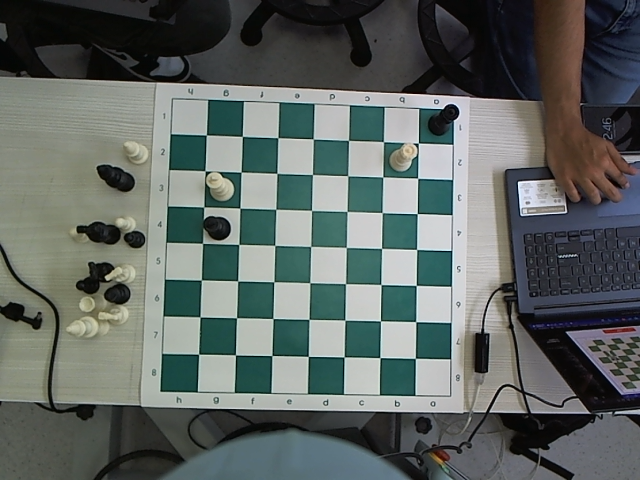
#> input picture Toma_data_set/tablero_ajedrez.png, 640 x 480 px; its folder holds only this picture in this run
$ python -i toma_data_set.py   (imports and definitions only)
#> lines starting #> are read from the running program, lines starting #| are printed output that depends on the picture; after the words box and inside, x2 and y2 are one past the last pixel; in counts of white or black regions, pixels touching at a corner belong together
#pathing con recorte para dataset
import cv2
import numpy as np
import traceback
from pathlib import Path
import tkinter as tk
from tkinter import messagebox
from tkinter import ttk
from PIL import Image, ImageTk
import random
import os
import re

# Configuración global de rutas
RUTA_BASE = Path("../Data_set")
RUTA_BASE_GUI = Path("../Imagenes_GUI")
RUTA_DATASET = RUTA_BASE / "Data_Set_Definitivo"

camara = 0  # Cambiar a 1 si se quiere usar la cámara

# Definiciones de piezas mediante listas de posiciones (notación algebraica)
peon_blanco    = []
peon_negro     = []
torre_blanca   = []
torre_negra    = []
caballo_blanco = []
caballo_negro  = []
alfil_blanco   = []
alfil_negro    = []
reina_blanca   = []
reina_negra    = []
rey_blanco     = []
rey_negro      = []

# Mapeo de piezas a carpetas
CARPETAS_PIEZAS = {
    'PB': "peonBlanco",
    'PN': "peonNegro",
    'TB': "TorreBlanca",
    'TN': "TorreNegra",
    'CB': "CaballoBlanco",
    'CN': "CaballoNegro",
    'AB': "AlfilBlanco",
    'AN': "AlfilNegro",
    'DB': "DamaBlanca",
    'DN': "DamaNegra",
    'RB': "ReyBlanco",
    'RN': "ReyNegro",
    '--': "Vacia"
}

# Matriz 8×8 que representa el estado del tablero en memoria
TABLERO = [['--' for _ in range(8)] for _ in range(8)]

# Contador global de cuántas imágenes de cada pieza llevamos guardadas
contador_piezas = {codigo: 0 for codigo in CARPETAS_PIEZAS.keys()}


def crear_estructura_carpetas():
    """Crea la estructura de carpetas si no existe"""
    for carpeta in CARPETAS_PIEZAS.values():
        (RUTA_DATASET / carpeta).mkdir(parents=True, exist_ok=True)


# [10 lines left out: function convertir_posicion, not called in this run]


def configurar_tablero_desde_listas():
    """Configura el tablero desde las listas de posiciones"""
    # Configurar peones blancos
    for pos in peon_blanco:
        f, c = convertir_posicion(pos)
        TABLERO[f][c] = 'PB'
    # Configurar peones negros
    for pos in peon_negro:
        f, c = convertir_posicion(pos)
        TABLERO[f][c] = 'PN'
    # Configurar torres blancas
    for pos in torre_blanca:
        f, c = convertir_posicion(pos)
        TABLERO[f][c] = 'TB'
    # Configurar torres negras
    for pos in torre_negra:
        f, c = convertir_posicion(pos)
        TABLERO[f][c] = 'TN'
    # Configurar caballos blancos
    for pos in caballo_blanco:
        f, c = convertir_posicion(pos)
        TABLERO[f][c] = 'CB'
    # Configurar caballos negros
    for pos in caballo_negro:
        f, c = convertir_posicion(pos)
        TABLERO[f][c] = 'CN'
    # Configurar alfiles blancos
    for pos in alfil_blanco:
        f, c = convertir_posicion(pos)
        TABLERO[f][c] = 'AB'
    # Configurar alfiles negros
    for pos in alfil_negro:
        f, c = convertir_posicion(pos)
        TABLERO[f][c] = 'AN'
    # Configurar reinas blancas
    for pos in reina_blanca:
        f, c = convertir_posicion(pos)
        TABLERO[f][c] = 'DB'
    # Configurar reinas negras
    for pos in reina_negra:
        f, c = convertir_posicion(pos)
        TABLERO[f][c] = 'DN'
    # Configurar reyes blancos
    for pos in rey_blanco:
        f, c = convertir_posicion(pos)
        TABLERO[f][c] = 'RB'
    # Configurar reyes negros
    for pos in rey_negro:
        f, c = convertir_posicion(pos)
        TABLERO[f][c] = 'RN'


def mostrar_tablero():
    """Muestra la matriz del tablero de forma legible"""
    print("\nMatriz configurada del tablero:")
    print("     a    b    c    d    e    f    g    h")
    print("  +---------------------------------------+")
    for i, fila in enumerate(TABLERO):
        print(f"{8-i} |", end="")
        for pieza in fila:
            print(f" {pieza} ", end="")
        print(f"| {8-i}")
    print("  +---------------------------------------+")
    print("     a    b    c    d    e    f    g    h")


def cargar_imagen(ruta):
#> called with ruta = 'tablero_ajedrez.png'
    img = cv2.imread(ruta)
#> img is the input picture: shape (480, 640, 3); mean B, G, R 98.9, 102, 94.8
    if img is None:
        raise ValueError(f"No se pudo cargar la imagen: {ruta}")
    return img


def redimensionar_imagen(img):
    """Redimensiona a 360×360 px para que cada casilla recortada quede 100×100."""
    return cv2.resize(img, (720, 720))


def calcular_grilla_completa_9x9(puntos_7x7):
    """
    A partir de 7×7 esquinas internas, construye una grilla 9×9 (intersecciones),
    extrapolando filas y columnas exteriores tal como antes.
    Devuelve array shape=(9,9,2) float32.
    """
    grilla_9x9 = np.zeros((9, 9, 2), dtype=np.float32)
    grilla_9x9[1:8, 1:8] = puntos_7x7

    # Extrapolar fila superior (fila 0)
    for col in range(1, 8):
        vector = puntos_7x7[0, col-1] - puntos_7x7[1, col-1]
        grilla_9x9[0, col] = puntos_7x7[0, col-1] + vector

    # Extrapolar fila inferior (fila 8)
    for col in range(1, 8):
        vector = puntos_7x7[6, col-1] - puntos_7x7[5, col-1]
        grilla_9x9[8, col] = puntos_7x7[6, col-1] + vector

    # Extrapolar columna izquierda (col 0)
    for fila in range(1, 8):
        vector = puntos_7x7[fila-1, 0] - puntos_7x7[fila-1, 1]
        grilla_9x9[fila, 0] = puntos_7x7[fila-1, 0] + vector

    # Extrapolar columna derecha (col 8)
    for fila in range(1, 8):
        vector = puntos_7x7[fila-1, 6] - puntos_7x7[fila-1, 5]
        grilla_9x9[fila, 8] = puntos_7x7[fila-1, 6] + vector

    # Extrapolar las 4 esquinas extremas
    grilla_9x9[0, 0] = grilla_9x9[0, 1] + (grilla_9x9[0, 1] - grilla_9x9[0, 2])
    grilla_9x9[0, 8] = grilla_9x9[0, 7] + (grilla_9x9[0, 7] - grilla_9x9[0, 6])
    grilla_9x9[8, 0] = grilla_9x9[8, 1] + (grilla_9x9[8, 1] - grilla_9x9[8, 2])
    grilla_9x9[8, 8] = grilla_9x9[8, 7] + (grilla_9x9[8, 7] - grilla_9x9[8, 6])

    return grilla_9x9


# probar estoooooooooooooooooooo

ultimos_numeros_usados = {}
# [53 lines left out: functions _obtener_siguiente_numero_pieza, guardar_casilla, not called in this run]


def procesar_tablero(ruta_imagen):
    """
    1) Crea carpetas.
    2) Configura TABLERO desde las listas.
    3) Carga la imagen, la rota 270° (90° CCW), y luego la redimensiona a 360×360.
    4) Detecta esquinas 7×7 del tablero.
    5) Reordena explícitamente esos 7×7 puntos para que queden
       “fila 0=tope” → “fila 6=base”, cada fila de izquierda a derecha.
    6) Extrapola a grilla 9×9 tal como antes.
    7) Recorre 8×8 casillas en orden (a8→…→h8, a7→…→h7, …, a1→h1):
       • recorta,
       • sobrepone texto con “posición algebraica + código de pieza”,
       • muestra cada recorte en pantalla,
       • guarda SOLO si hay pieza (pieza != '--'), numerado indefinidamente.
    """
    crear_estructura_carpetas()
    configurar_tablero_desde_listas()
    mostrar_tablero()

    # ----------------------------
    # BLOQUE 1: cargar y rotar 270°
    # ----------------------------
    img_original = cargar_imagen(ruta_imagen)
    # Rotamos 270° en sentido horario → 90° CCW en OpenCV
    img_rotada_90 = cv2.rotate(img_original, cv2.ROTATE_90_COUNTERCLOCKWISE)
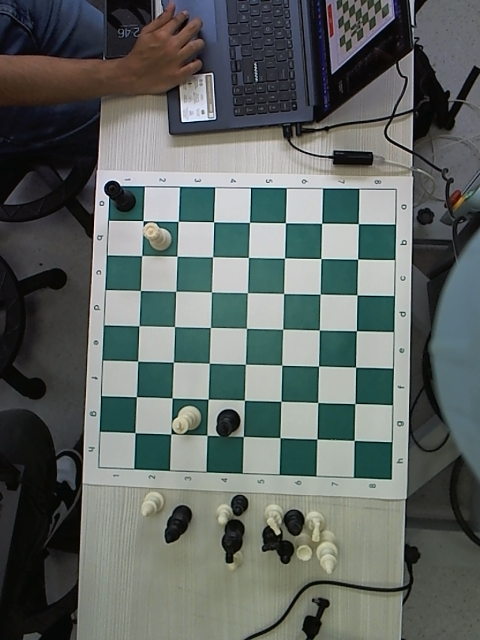
#> img_rotada_90: shape (640, 480, 3); mean B, G, R 98.9, 102, 94.8
    img_rotada_180 = cv2.rotate(img_rotada_90, cv2.ROTATE_90_COUNTERCLOCKWISE)
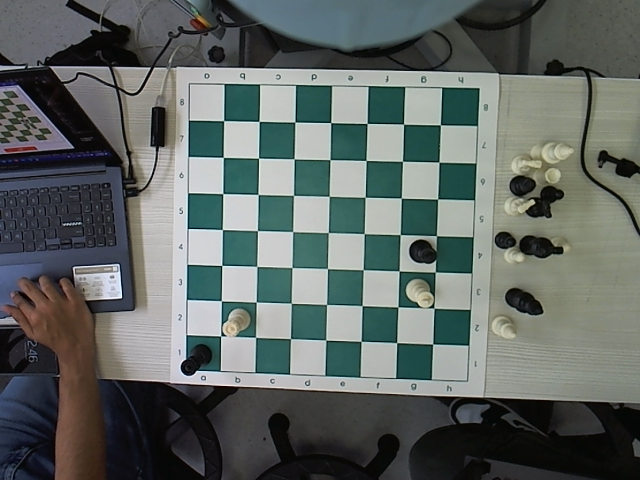
#> img_rotada_180: shape (480, 640, 3); mean B, G, R 98.9, 102, 94.8
    # ----------------------------
    # BLOQUE 2: redimensionar
    # ----------------------------
    img = redimensionar_imagen(img_rotada_180)  # ahora 360×360, ya rotada 270°
#> in redimensionar_imagen, `return cv2.resize(img, (720, 720))`:
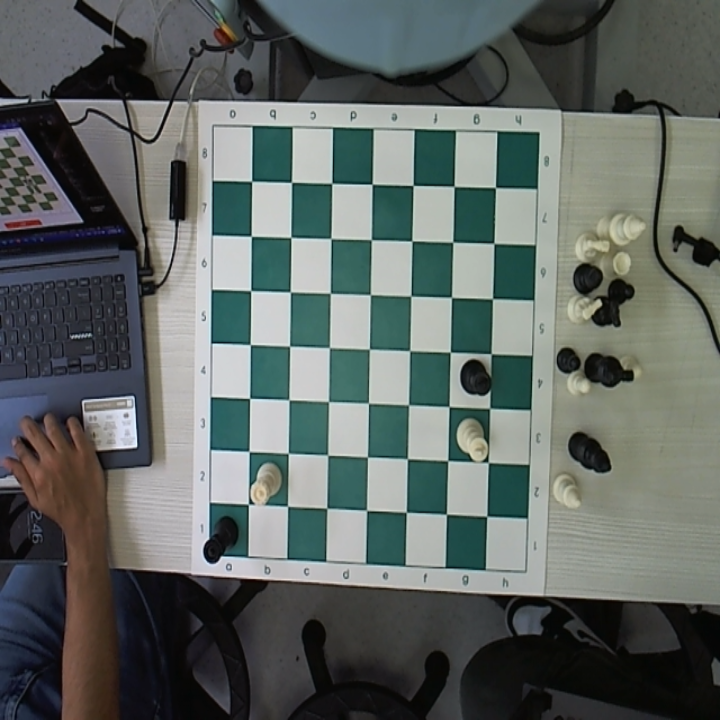
#> returned value: shape (720, 720, 3); mean of channels 0, 1, 2 98.8, 101.9, 94.7; drawn as B, G, R

    # ----------------------------
    # BLOQUE 3: detectar 7×7 esquinas internas
    # ----------------------------
    gris = cv2.cvtColor(img, cv2.COLOR_BGR2GRAY)
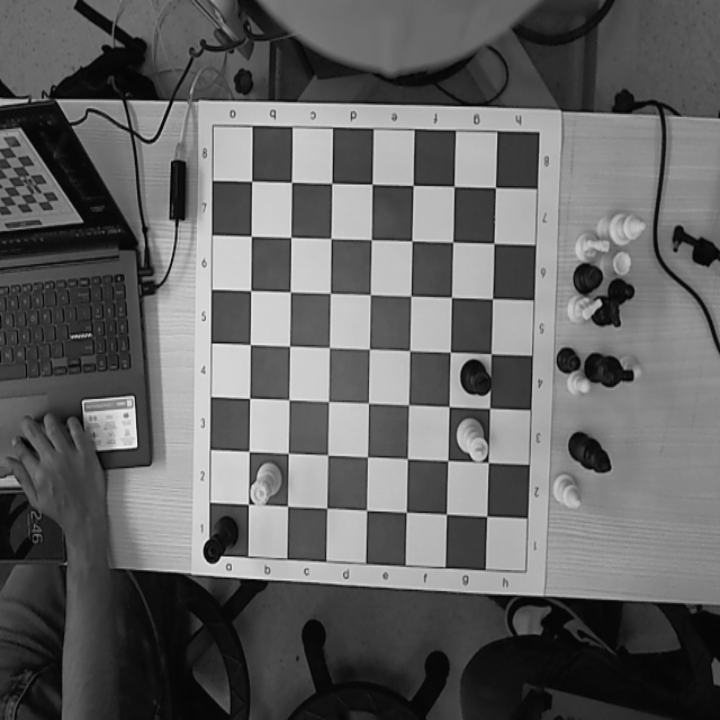
#> gris: shape (720, 720); min 4, max 247, mean 99.4
    gris = cv2.equalizeHist(gris)
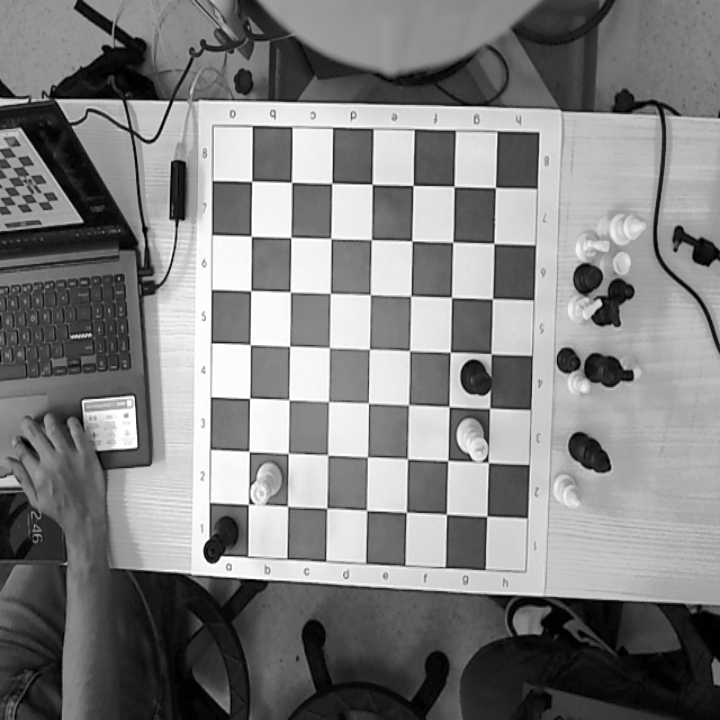
#> gris: shape (720, 720); min 0, max 255, mean 128.2
    patron = (7, 7)
    encontrado, esquinas = cv2.findChessboardCornersSB(gris, patron, cv2.CALIB_CB_EXHAUSTIVE)
#> encontrado = True; esquinas = 49 rows, first 8: [251.8, 181.3], [291.6, 182.3], [331.8, 183.3], [372.2, 184.4], [413.1, 185.3], [454.1, 186.6], [495.5, 187.6], [251.2, 236.3]
    if not encontrado:
        print("Error: No se detectó el tablero de ajedrez")
        return

    # Transformamos a (7,7,2)
    puntos_7x7 = esquinas.reshape(patron[0], patron[1], 2)

    # ─── PASO EXTRA: REORDENAR filas y columnas de puntos_7x7 ───
    # 1) Calcular “media Y” de cada fila
    mean_y_por_fila = [np.mean(puntos_7x7[i, :, 1]) for i in range(7)]
#> mean_y_por_fila = [184.4, 239.8, 294.8, 349.3, 403.3, 456.9, 510.3]
    # 2) Ordenar filas de menor a mayor media Y (arriba→abajo)
    filas_orden = np.argsort(mean_y_por_fila)
#> filas_orden = [0, 1, 2, 3, 4, 5, 6]
    pts_reordenado = puntos_7x7[filas_orden, :, :].copy()
    # 3) En cada fila, ordenar puntos por coordenada X (izquierda→derecha)
    for i in range(7):
        col_idx = np.argsort(pts_reordenado[i, :, 0])
        pts_reordenado[i, :, :] = pts_reordenado[i, col_idx, :]
    puntos_7x7 = pts_reordenado

    # ----------------------------
    # BLOQUE 4: construir grilla 9×9
    # ----------------------------
    grilla_9x9 = calcular_grilla_completa_9x9(puntos_7x7)
#> the loop in calcular_grilla_completa_9x9, `for col in range(1, 8):` made 7 passes
#> vector on passes 1 to 7: [0.6, -54.98], [0.415, -55.22], [1.06, -55.25], [0.68, -55.51], [1.19, -55.63], [1.19, -55.61], [1.63, -55.91]
#> the loop in calcular_grilla_completa_9x9, `for col in range(1, 8):` made 7 passes
#> vector on passes 1 to 7: [-0.754, 52.77], [-0.807, 53.1], [-0.985, 53.25], [-0.938, 53.49], [-1.17, 53.45], [-1.36, 53.69], [-1.47, 53.71]
#> the loop in calcular_grilla_completa_9x9, `for fila in range(1, 8):` made 7 passes
#> vector on passes 1 to 7: [-39.74, -1], [-39.92, -1.25], [-39.47, -1.42], [-39.68, -1.66], [-39.3, -1.66], [-39.21, -1.87], [-39.16, -2.2]
#> the loop in calcular_grilla_completa_9x9, `for fila in range(1, 8):` made 7 passes
#> vector on passes 1 to 7: [41.45, 1.09], [41.01, 1.39], [41, 1.22], [40.81, 1.56], [40.71, 1.66], [40.51, 1.91], [40.4, 1.93]

    # ----------------------------
    # BLOQUE 5: recortar cada casilla y guardar
    # ----------------------------
    tam_casilla = 100
    img_marcada = img.copy()

    for fila in range(8):
        for col in range(8):
            # (1) Determinar notación algebraica
            letra_col = chr(ord('a') + col)
            num_fila = 8 - fila
            pos_alg = f"{letra_col}{num_fila}"

            # (2) Obtener vértices de la casilla
            pts_origen = np.array([
                grilla_9x9[fila,   col],       # sup. izq.
                grilla_9x9[fila,   col + 1],   # sup. der.
                grilla_9x9[fila + 1, col + 1], # inf. der.
                grilla_9x9[fila + 1, col]      # inf. izq.
            ], dtype="float32")
#> pts_origen = [[212.9, 125.6], [252.4, 126.3], [251.8, 181.3], [212.1, 180.3]]

            # (3) Transformación de perspectiva → recorte
            pts_dest = np.array([
                [0, 0],
                [tam_casilla, 0],
                [tam_casilla, tam_casilla],
                [0, tam_casilla]
            ], dtype="float32")
            M = cv2.getPerspectiveTransform(pts_origen, pts_dest)
#> M = [[2.63, 0.0377, -564.5], [-0.0363, 1.9, -230.9], [0.000114, 9.15e-05, 1]]
            casilla = cv2.warpPerspective(img, M, (tam_casilla, tam_casilla))
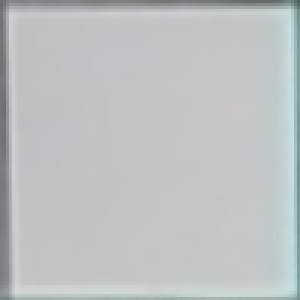
#> casilla: shape (100, 100, 3) (shown 3 times larger); mean B, G, R 193.3, 193.3, 189.8

            # (4) Obtener código de pieza para esa posición
            pieza = TABLERO[fila][col]


            # (6) Mostrar la casilla en pantalla para verificación
            #ventana = f"{pos_alg} ({pieza})"
            #cv2.imshow(ventana, casilla)
            #cv2.waitKey(50)  # 50 ms para avanzar

            # (7) Dibujar contorno coloreado en la imagen marcada
            color = (0, 0, 255) if pieza != '--' else (0, 255, 0)
            pts_int = np.array(pts_origen, dtype=np.int32)
#> pts_int = [[212, 125], [252, 126], [251, 181], [212, 180]]
            cv2.polylines(img_marcada, [pts_int], True, color, 2)
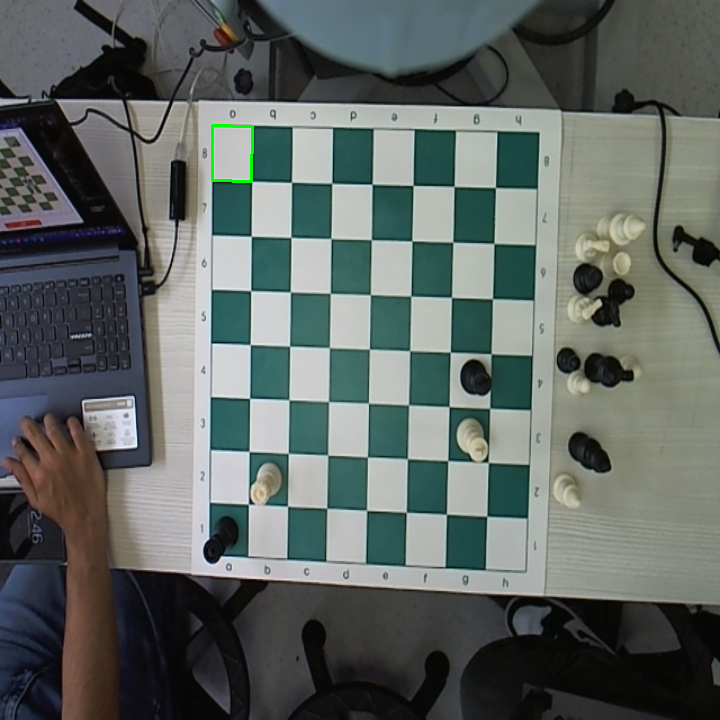
#> img_marcada: shape (720, 720, 3); 0.11% of pixels changed, all inside (x1, y1, x2, y2) = (211, 124, 254, 183)

            # (8) Guardar solo si hay pieza
            if pieza != '--':
                guardar_casilla(casilla, pieza)

    # Mostrar al final el tablero con todos los bordes coloreados
   # cv2.imshow("Tablero con contornos", img_marcada)
    #cv2.waitKey(0)
    #cv2.destroyAllWindows()


#interfaz grafica

# Diccionario de imágenes
imagenes_piezas = {}

# Mapeo de nombres reales a códigos de pieza
nombres_piezas_codigos = {
    "Peón Blanco": "PB", "Peón Negro": "PN",
    "Torre Blanca": "TB", "Torre Negra": "TN",
    "Caballo Blanco": "CB", "Caballo Negro": "CN",
    "Alfil Blanco": "AB", "Alfil Negro": "AN",
    "Dama Blanca": "DB", "Dama Negra": "DN",
    "Rey Blanco": "RB", "Rey Negro": "RN"
}

# [6 lines left out: function cargar_imagenes, not called in this run]

# Ventana de ingreso manual
class VentanaPrincipal(tk.Tk):
    # [197 lines left out: functions __init__, dibujar_tablero, agregar_pieza, limpiar_tablero, arreglar_al_azar, tomar_foto and 1 more, not called in this run]


# Ejecutar
# [3 lines not run here, left out]


# [10 lines of commented-out code are left out]

>>> result = procesar_tablero('tablero_ajedrez.png')
